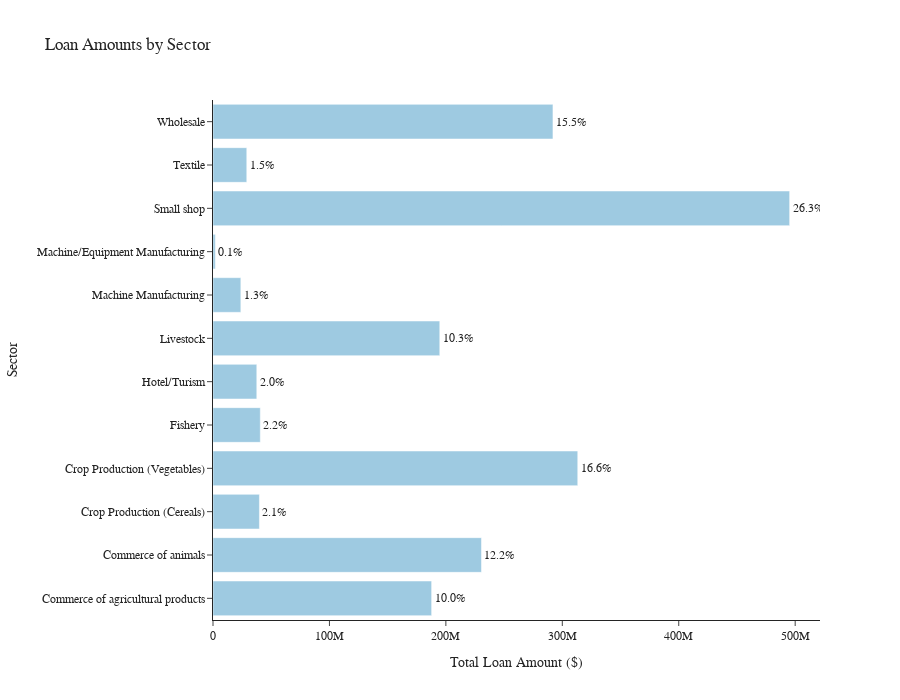

The code cell stored with this chart in its notebook:
### Code cell
# Aggregate loan amounts by sector
sector_loan_totals = portfolio.groupby("Business Sub-Sector")["Loan Amount"].sum().reset_index()

fig_sector = px.bar(sector_loan_totals, 
                    y="Business Sub-Sector", 
                    x="Loan Amount", 
                    title="Loan Amounts by Sector",orientation="h",
                    labels={
                        "Business Sub-Sector": "Sector", 
                        "Loan Amount": "Total Loan Amount ($)"},
                    color_discrete_sequence=["#636EFA"]
                   )

# Calculate percentage of each region's loan amount
sector_loan_totals['percentage'] = sector_loan_totals['Loan Amount'] / sector_loan_totals['Loan Amount'].sum()

# Format percentage as string with one decimal place
sector_loan_totals['percentage_str'] = sector_loan_totals['percentage'].apply(lambda x: f'{x:.1%}')

# Add percentage annotations to each bar
fig_sector.update_traces(text=sector_loan_totals['percentage_str'], textposition='outside',
                         marker_color='rgb(158,202,225)', textfont_size=12)
fig_sector.update_layout(template='simple_white', font_family='Josefin Sans',height=700)

fig_sector.show()

### Figure 1 — Plotly figure (JSON) as saved in the notebook; plotly's stock layout.template omitted (floating-point values rounded to 4 significant figures)
{"data": [{"alignmentgroup": "True", "hovertemplate": "Total Loan Amount ($)=%{x}<br>Sector=%{y}<extra></extra>", "legendgroup": "", "marker": {"color": "rgb(158,202,225)", "pattern": {"shape": ""}}, "name": "", "offsetgroup": "", "orientation": "h", "showlegend": false, "text": ["10.0%", "12.2%", "2.1%", "16.6%", "2.2%", "2.0%", "10.3%", "1.3%", "0.1%", "26.3%", "1.5%", "15.5%"], "textfont": {"size": 12}, "textposition": "outside", "type": "bar", "x": [187770000, 230585000, 39850000, 313260000, 40625000, 37610000, 194765000, 23910000, 2000000, 495252500, 29010000, 291965000], "xaxis": "x", "y": ["Commerce of agricultural products", "Commerce of animals", "Crop Production (Cereals)", "Crop Production (Vegetables)", "Fishery", "Hotel/Turism", "Livestock", "Machine Manufacturing", "Machine/Equipment Manufacturing", "Small shop", "Textile", "Wholesale"], "yaxis": "y"}], "layout": {"barmode": "relative", "font": {"family": "Josefin Sans"}, "height": 700, "legend": {"tracegroupgap": 0}, "title": {"text": "Loan Amounts by Sector"}, "xaxis": {"anchor": "y", "domain": [0, 1], "title": {"text": "Total Loan Amount ($)"}}, "yaxis": {"anchor": "x", "domain": [0, 1], "title": {"text": "Sector"}}}}
